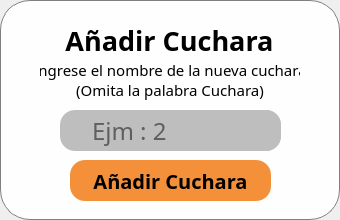
<?xml version="1.0" encoding="UTF-8"?>
<ui version="4.0">
 <class>PopUpAddCuchara</class>
 <widget class="QMainWindow" name="PopUpAddCuchara">
  <property name="geometry">
   <rect>
    <x>0</x>
    <y>0</y>
    <width>340</width>
    <height>220</height>
   </rect>
  </property>
  <property name="focusPolicy">
   <enum>Qt::NoFocus</enum>
  </property>
  <property name="windowTitle">
   <string>Añadir Cuchara - Abaxfem</string>
  </property>
  <property name="windowIcon">
   <iconset resource="resources.qrc">
    <normaloff>:/Images/ResourcesFolder/Imagenes/Logo_Lineas.png</normaloff>:/Images/ResourcesFolder/Imagenes/Logo_Lineas.png</iconset>
  </property>
  <widget class="QWidget" name="centralwidget">
   <property name="styleSheet">
    <string notr="true">QWidget {
background-color : rgba(255, 255, 255, 240);
border-radius:30;
border:1px solid gray;
}</string>
   </property>
   <widget class="QLabel" name="label">
    <property name="geometry">
     <rect>
      <x>29</x>
      <y>20</y>
      <width>281</width>
      <height>41</height>
     </rect>
    </property>
    <property name="font">
     <font>
      <family>Bell MT</family>
      <pointsize>20</pointsize>
      <italic>false</italic>
      <bold>true</bold>
      <kerning>true</kerning>
     </font>
    </property>
    <property name="styleSheet">
     <string notr="true">QLabel{
background-color: rgba(255, 255, 255, 0);
border:0px;
}</string>
    </property>
    <property name="text">
     <string>Añadir Cuchara</string>
    </property>
    <property name="alignment">
     <set>Qt::AlignCenter</set>
    </property>
   </widget>
   <widget class="QLabel" name="label_4">
    <property name="geometry">
     <rect>
      <x>40</x>
      <y>60</y>
      <width>260</width>
      <height>20</height>
     </rect>
    </property>
    <property name="font">
     <font>
      <family>Bell MT</family>
      <pointsize>11</pointsize>
     </font>
    </property>
    <property name="styleSheet">
     <string notr="true">border:0px;
background-color: rgba(0, 0, 0, 0);</string>
    </property>
    <property name="text">
     <string>Ingrese el nombre de la nueva cuchara</string>
    </property>
    <property name="alignment">
     <set>Qt::AlignCenter</set>
    </property>
   </widget>
   <widget class="QPushButton" name="pb_exit">
    <property name="geometry">
     <rect>
      <x>300</x>
      <y>10</y>
      <width>21</width>
      <height>21</height>
     </rect>
    </property>
    <property name="styleSheet">
     <string notr="true">QPushButton{
	background-color: rgba(255, 255, 255, 0);
	image: url(:/Icons/ResourcesFolder/featherIcons/x-square.svg);
border:0px;
}
QPushButton:hover{
	background-color: rgba(200, 200, 200, 120);
	border-radius: 6px
}

QPushButton:pressed{
	background-color: rgba(180, 180, 180, 150);
	border-radius: 6px
}</string>
    </property>
    <property name="text">
     <string/>
    </property>
   </widget>
   <widget class="QPushButton" name="pb_aceptar">
    <property name="geometry">
     <rect>
      <x>70</x>
      <y>160</y>
      <width>201</width>
      <height>41</height>
     </rect>
    </property>
    <property name="font">
     <font>
      <family>Bell MT</family>
      <pointsize>15</pointsize>
      <italic>false</italic>
      <bold>true</bold>
      <underline>false</underline>
      <strikeout>false</strikeout>
     </font>
    </property>
    <property name="styleSheet">
     <string notr="true">QPushButton{
	border-radius:15px;
	color: rgb(0, 0, 0);
	background-color: rgba(240, 120, 14, 210);
border:0px;
}
QPushButton:hover{
	background-color: rgba(255, 135, 29, 230);
}
QPushButton:pressed{
	background-color: rgba(255, 135, 29, 255);
}</string>
    </property>
    <property name="text">
     <string>Añadir Cuchara</string>
    </property>
   </widget>
   <widget class="QFrame" name="frame_2">
    <property name="geometry">
     <rect>
      <x>60</x>
      <y>110</y>
      <width>221</width>
      <height>41</height>
     </rect>
    </property>
    <property name="styleSheet">
     <string notr="true">border-radius:15px;
color: rgb(0, 0, 0);
background-color: rgb(190, 190, 190);
border:0px;</string>
    </property>
    <property name="frameShape">
     <enum>QFrame::StyledPanel</enum>
    </property>
    <property name="frameShadow">
     <enum>QFrame::Raised</enum>
    </property>
   </widget>
   <widget class="QLineEdit" name="txtCuchara">
    <property name="geometry">
     <rect>
      <x>90</x>
      <y>110</y>
      <width>191</width>
      <height>41</height>
     </rect>
    </property>
    <property name="font">
     <font>
      <family>Bell MT</family>
      <pointsize>18</pointsize>
      <bold>false</bold>
     </font>
    </property>
    <property name="styleSheet">
     <string notr="true">border-radius:15px;
color: rgb(0, 0, 0);
background-color: rgb(190, 190, 190);
border:0px;</string>
    </property>
    <property name="text">
     <string/>
    </property>
    <property name="maxLength">
     <number>16</number>
    </property>
    <property name="cursorPosition">
     <number>0</number>
    </property>
    <property name="alignment">
     <set>Qt::AlignLeading|Qt::AlignLeft|Qt::AlignVCenter</set>
    </property>
    <property name="placeholderText">
     <string>Ejm : 2</string>
    </property>
    <property name="cursorMoveStyle">
     <enum>Qt::LogicalMoveStyle</enum>
    </property>
   </widget>
   <widget class="QLabel" name="label_2">
    <property name="geometry">
     <rect>
      <x>66</x>
      <y>120</y>
      <width>21</width>
      <height>21</height>
     </rect>
    </property>
    <property name="styleSheet">
     <string notr="true">image: url(:/Icons/ResourcesFolder/featherIcons/briefcase.svg);
background-color: rgb(190, 190, 190);
border-radius: 10px;
border:0px;</string>
    </property>
    <property name="text">
     <string/>
    </property>
   </widget>
   <widget class="QLabel" name="label_5">
    <property name="geometry">
     <rect>
      <x>40</x>
      <y>80</y>
      <width>260</width>
      <height>20</height>
     </rect>
    </property>
    <property name="font">
     <font>
      <family>Bell MT</family>
      <pointsize>11</pointsize>
     </font>
    </property>
    <property name="styleSheet">
     <string notr="true">border:0px;
background-color: rgba(0, 0, 0, 0);</string>
    </property>
    <property name="text">
     <string>(Omita la palabra Cuchara)</string>
    </property>
    <property name="alignment">
     <set>Qt::AlignCenter</set>
    </property>
   </widget>
  </widget>
 </widget>
 <resources>
  <include location="resources.qrc"/>
 </resources>
 <connections/>
</ui>
